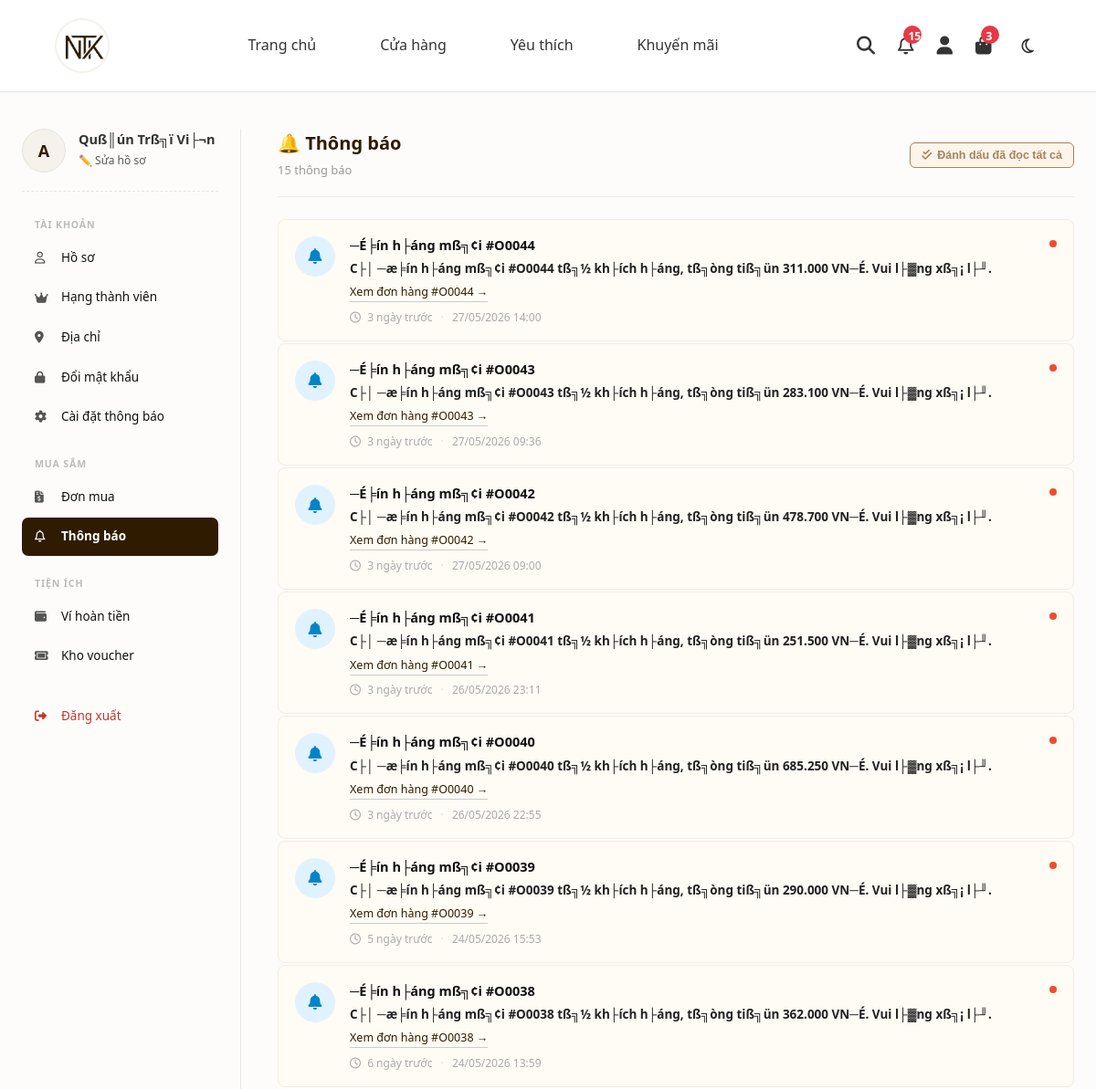
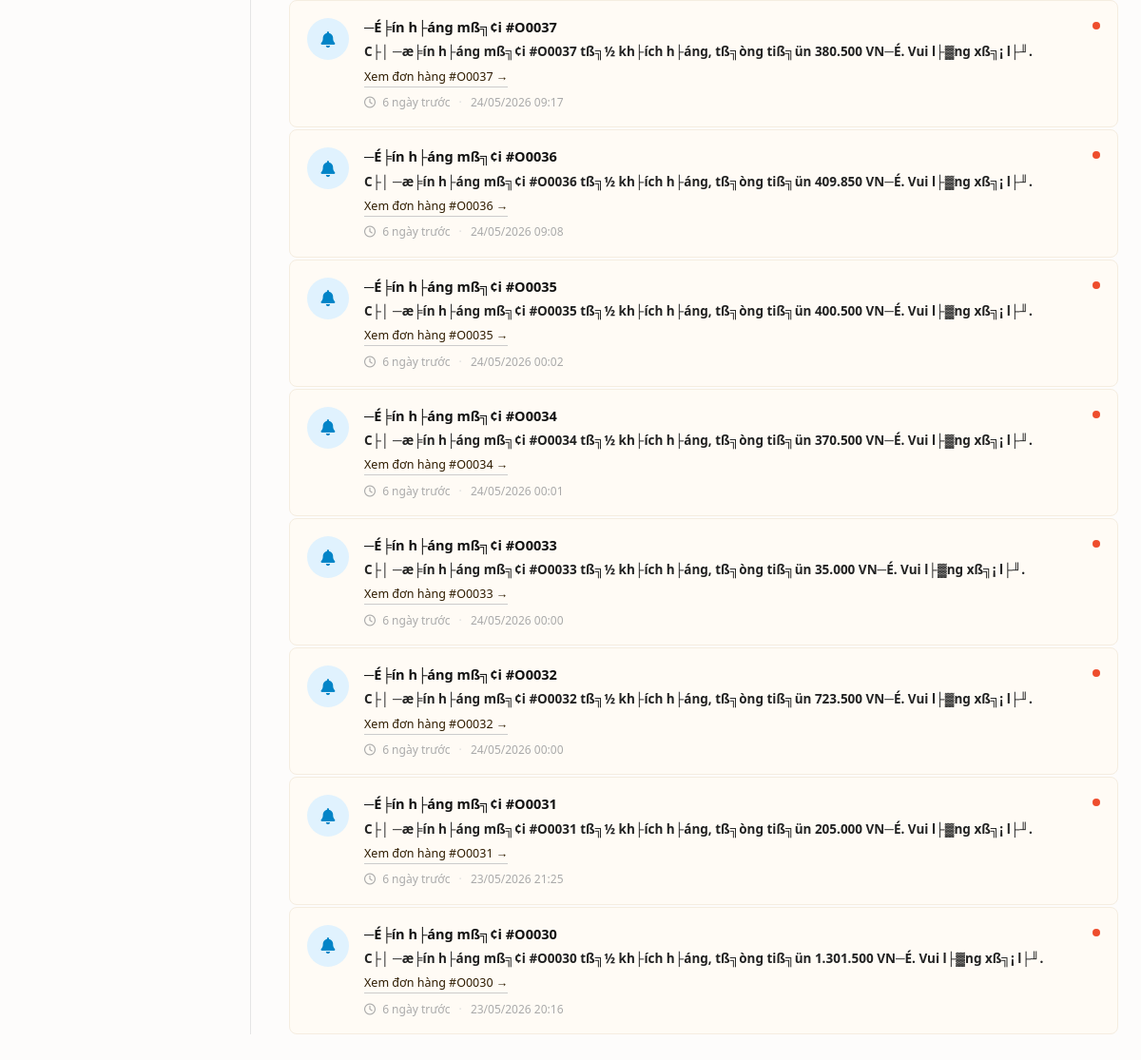
/views/user/dashboard.php?view=thongbao (signed in), run on the app's committed database (2 pictures, top to bottom).
### tables this page shows
CREATE TABLE `users` (
  `user_id` char(5) NOT NULL,
  `username` varchar(50) NOT NULL,
  `password` varchar(50) NOT NULL,
  `fullname` varchar(100) DEFAULT NULL,
  `email` varchar(100) DEFAULT NULL,
  `phonenumber` varchar(10) DEFAULT NULL,
  `address` text DEFAULT NULL,
  `verification_code` varchar(6) DEFAULT NULL,
  `verification_code_expires_at` datetime DEFAULT NULL,
  `is_verified` int(11) DEFAULT 0,
  `role` int(11) DEFAULT 0,
  `status` int(11) DEFAULT 1,
  `created_at` datetime DEFAULT current_timestamp(),
  `total_orders` int(11) DEFAULT 0,
  `total_spend` decimal(15,2) DEFAULT 0.00,
  `bank_name` varchar(100) DEFAULT NULL,
  `bank_account_number` varchar(20) DEFAULT NULL,
  `bank_account_name` varchar(100) DEFAULT NULL,
  `wallet_balance` decimal(15,2) DEFAULT 0.00,
  `current_points` int(11) DEFAULT 0,
  `accumulated_points` int(11) DEFAULT 0,
  `tier` varchar(20) DEFAULT 'Member',
  PRIMARY KEY (`user_id`),
  UNIQUE KEY `username` (`username`)
);

CREATE TABLE `notifications` (
  `noti_id` int(11) NOT NULL AUTO_INCREMENT,
  `user_id` char(5) DEFAULT NULL,
  `type` varchar(50) DEFAULT 'system',
  `title` varchar(200) NOT NULL,
  `message` varchar(500) NOT NULL,
  `related_order_id` char(5) DEFAULT NULL,
  `is_read` tinyint(1) DEFAULT 0,
  `created_at` datetime DEFAULT current_timestamp(),
  PRIMARY KEY (`noti_id`),
  KEY `idx_noti_user` (`user_id`),
  KEY `idx_noti_order` (`related_order_id`)
);

### src/views/user/notifications.php (the view, shortened to what this page needs)
<?php
$user_id = $_SESSION['user_id'];
$notifications = [];
try {
    $sql = "SELECT * FROM notifications WHERE user_id = :uid ORDER BY created_at DESC LIMIT 50";
    $stmt = $conn->prepare($sql);
    $stmt->execute(['uid' => $user_id]);
    $notifications = $stmt->fetchAll(PDO::FETCH_ASSOC);
} catch (PDOException $e) {
}
usort($notifications, function($a, $b) {
    return strtotime($b['created_at']) <=> strtotime($a['created_at']);
});
function getNotiStyle($type) {
    $map = [
        'order_placed'            => ['icon' => 'fa-solid fa-bag-shopping',     'color' => 'icon-blue'],
        'order_pending_payment'   => ['icon' => 'fa-solid fa-clock',            'color' => 'icon-orange'],
        'order_confirmed'         => ['icon' => 'fa-solid fa-circle-check',     'color' => 'icon-green'],
        'order_shipping'          => ['icon' => 'fa-solid fa-truck-fast',        'color' => 'icon-orange'],
        'order_completed'         => ['icon' => 'fa-solid fa-star',             'color' => 'icon-green'],
        'order_cancelled'         => ['icon' => 'fa-regular fa-circle-xmark',   'color' => 'icon-red'],
        'return_request'          => ['icon' => 'fa-solid fa-rotate-left',       'color' => 'icon-orange'],
        'return_approved'         => ['icon' => 'fa-solid fa-thumbs-up',         'color' => 'icon-green'],
        'return_rejected'         => ['icon' => 'fa-solid fa-ban',              'color' => 'icon-red'],
        'refund_done'             => ['icon' => 'fa-solid fa-wallet',           'color' => 'icon-green'],
        'delivery_failed'         => ['icon' => 'fa-solid fa-triangle-exclamation', 'color' => 'icon-red'],
        'cancel_approved'         => ['icon' => 'fa-solid fa-circle-xmark',     'color' => 'icon-red'],
        'cancel_rejected'         => ['icon' => 'fa-solid fa-ban',              'color' => 'icon-red'],
        'order_update'            => ['icon' => 'fa-solid fa-bell',             'color' => 'icon-blue'],
    ];
    return $map[$type] ?? ['icon' => 'fa-solid fa-bell', 'color' => 'icon-blue'];
}
function timeAgo($datetime) {
    $now  = new DateTime();
    $time = new DateTime($datetime);
    $diff = $now->diff($time);
    if ($diff->d === 0 && $diff->h === 0) {
        return $diff->i <= 1 ? 'Vừa xong' : $diff->i . ' phút trước';
    } elseif ($diff->d === 0) {
        return $diff->h . ' giờ trước';
    } elseif ($diff->d === 1) {
        return 'Hôm qua';
    } elseif ($diff->d < 7) {
        return $diff->d . ' ngày trước';
    } else {
        return date('d/m/Y', strtotime($datetime));
    }
}
?>
<div class="noti-page-header" style="display: flex; justify-content: space-between; align-items: center;">
    <div>
        <h2 class="noti-page-title">🔔 Thông báo</h2>
        <span style="font-size:13px; color:#999;" id="user-noti-count"><?= count($notifications) ?> thông báo</span>
    </div>
    <?php
    $unread_count = count(array_filter($notifications, function($n) { return !$n['is_read']; }));
    if ($unread_count > 0):
    ?>
    <button class="btn-user-mark-all-read" onclick="userMarkAllRead(event)" style="background: #fdf5ea; color: #a6825c; border: 1px solid #a6825c; padding: 6px 12px; border-radius: 6px; font-weight: 600; font-size: 12.5px; cursor: pointer; display: flex; align-items: center; gap: 6px; transition: all 0.2s;">
        <i class="fa-solid fa-check-double"></i> Đánh dấu đã đọc tất cả
    </button>
    <?php endif; ?>
</div>
<div class="noti-list">
    <?php if (empty($notifications)): ?>
        <div class="noti-empty">
            <i class="fa-regular fa-bell-slash"></i>
            <p>Bạn chưa có thông báo nào.</p>
        </div>
    <?php else: ?>
        <?php foreach ($notifications as $noti): ?>
            <?php
            $style     = getNotiStyle($noti['type']);
            $is_unread = !$noti['is_read'];
            ?>
            <div class="noti-item <?= $is_unread ? 'unread' : '' ?>" data-id="<?= htmlspecialchars($noti['noti_id']) ?>">
                <div class="noti-icon <?= $style['color'] ?>">
                    <i class="<?= $style['icon'] ?>"></i>
                </div>
                <div class="noti-body">
                    <div class="noti-title"><?= htmlspecialchars($noti['title']) ?></div>
                    <div class="noti-msg"><?= htmlspecialchars($noti['message']) ?></div>
                    <?php if (!empty($noti['related_order_id'])): ?>
                        <a href="dashboard.php?view=chitietdonhang&id=<?= htmlspecialchars($noti['related_order_id']) ?>"
                           class="noti-order-link">
                            Xem đơn hàng #<?= htmlspecialchars($noti['related_order_id']) ?> →
                        </a>
                    <?php endif; ?>
                    <div class="noti-time">
                        <i class="fa-regular fa-clock" style="margin-right:4px;"></i>
                        <?= timeAgo($noti['created_at']) ?>
                        <span style="color:#ddd; margin:0 6px;">·</span>
                        <?= date('d/m/Y H:i', strtotime($noti['created_at'])) ?>
                    </div>
                </div>
                <?php if ($is_unread): ?>
                    <div class="unread-dot" title="Chưa đọc"></div>
                <?php endif; ?>
            </div>
        <?php endforeach; ?>
    <?php endif; ?>
</div>

### src/views/user/dashboard.php (shortened to what this page needs)
<?php
require_once __DIR__ . '/../../config/database.php';
try {
    $stmt = $conn->prepare("SELECT * FROM users WHERE user_id = :user_id");
    $stmt->execute(['user_id' => $_SESSION['user_id']]);
    $current_user = $stmt->fetch(PDO::FETCH_ASSOC);
} catch (PDOException $e) {
    echo "Lỗi: " . $e->getMessage();
    exit;
}
$view = isset($_GET['view']) ? $_GET['view'] : 'hoso';
?>
<!DOCTYPE html>
<html lang="vi">
<head>
    <link rel="stylesheet" href="https://cdnjs.cloudflare.com/ajax/libs/font-awesome/6.4.0/css/all.min.css">
    <link rel="stylesheet" href="../../assets/css/style.css">
</head>
<body>
<?php
require realpath(__DIR__ . '/../../includes/header.php');
?>
<div class="dashboard-wrap">
    <aside class="dashboard-sidebar">
        <div class="user-card">
            <div class="user-avatar"><?= strtoupper(substr($current_user['username'], 0, 1)) ?></div>
            <div>
                <div class="user-name"><?= htmlspecialchars($current_user['fullname'] ?: $current_user['username']) ?></div>
                <a href="dashboard.php?view=hoso" class="user-edit">✏️ Sửa hồ sơ</a>
            </div>
        </div>
        <div class="menu-section-title">Tài khoản</div>
        <ul class="sidebar-menu">
            <li><a href="dashboard.php?view=hoso"       class="<?= $view=='hoso'       ? 'active' : '' ?>"><i class="fa-regular fa-user"></i>Hồ sơ</a></li>
            <li><a href="dashboard.php?view=hangthanhvien" class="<?= $view=='hangthanhvien' ? 'active' : '' ?>"><i class="fa-solid fa-crown"></i>Hạng thành viên</a></li>
            <li><a href="dashboard.php?view=diachi"     class="<?= $view=='diachi'     ? 'active' : '' ?>"><i class="fa-solid fa-location-dot"></i>Địa chỉ</a></li>
            <li><a href="dashboard.php?view=doimatkhau" class="<?= $view=='doimatkhau' ? 'active' : '' ?>"><i class="fa-solid fa-lock"></i>Đổi mật khẩu</a></li>
            <li><a href="dashboard.php?view=caidat"     class="<?= $view=='caidat'     ? 'active' : '' ?>"><i class="fa-solid fa-gear"></i>Cài đặt thông báo</a></li>
        </ul>
        <div class="menu-section-title">Mua sắm</div>
        <ul class="sidebar-menu">
            <li><a href="dashboard.php?view=donmua"   class="<?= $view=='donmua'   ? 'active' : '' ?>"><i class="fa-solid fa-file-invoice-dollar"></i>Đơn mua</a></li>
            <li><a href="dashboard.php?view=thongbao" class="<?= $view=='thongbao' ? 'active' : '' ?>"><i class="fa-regular fa-bell"></i>Thông báo</a></li>
        </ul>
        <div class="menu-section-title">Tiện ích</div>
        <ul class="sidebar-menu">
            <li><a href="dashboard.php?view=vihoantien" class="<?= $view=='vihoantien' ? 'active' : '' ?>"><i class="fa-solid fa-wallet"></i>Ví hoàn tiền</a></li>
            <li><a href="dashboard.php?view=khovoucher" class="<?= ($view=='khovoucher'||$view=='all_coupons') ? 'active' : '' ?>"><i class="fa-solid fa-ticket"></i>Kho voucher</a></li>
        </ul>
        <div style="margin-top: 24px;">
            <ul class="sidebar-menu">
                <li><a href="../logout.php" class="logout"><i class="fa-solid fa-right-from-bracket"></i>Đăng xuất</a></li>
            </ul>
        </div>
    </aside>
    <main class="dashboard-content">
        <?php
            switch ($view) {
                case 'thongbao':       include 'notifications.php';        break;
            }
        ?>
    </main>
</div>
</body>
</html>

### src/assets/css/style.css (style rules this page uses)
:root { --primary-color: #2f1c00; --bg-color: #ffffff; --beige-color: #f5f1eb; --border-color: #e5e5e5; --text-color: #111111; --font-main: 'Helvetica Neue', Arial, sans-serif; }
* { margin: 0; padding: 0; box-sizing: border-box; }
body { font-family: var(--font-main); color: var(--text-color); background-color: var(--bg-color); line-height: 1.6; }
a { text-decoration: none; color: inherit; transition: color 0.3s ease; }
ul { list-style: none; }
body { margin: 0; font-family: 'Segoe UI', Arial, sans-serif; background: #fdfcfb; color: #333; }

### src/views/user/dashboard.php (style rules this page uses)
:root { --primary: #2f1c00; --bg: #ffffff; --beige: #f5f1eb; --border: #e5e5e5; --text: #111111; --muted: #555555; }
* { box-sizing: border-box; }
html, body { margin: 0; padding: 0; }
body { font-family: "Helvetica Neue", Helvetica, Arial, sans-serif; background: var(--bg); color: var(--text); }
.dashboard-wrap { display: flex; max-width: 1240px; margin: 40px auto 60px; padding: 0 24px; gap: 0; min-height: 600px; }
.dashboard-sidebar { width: 240px; flex-shrink: 0; padding-right: 24px; border-right: 1px solid var(--border); }
.user-card { display: flex; align-items: center; margin-bottom: 28px; padding-bottom: 20px; border-bottom: 1px dashed var(--border); }
.user-avatar { width: 48px; height: 48px; border-radius: 50%; background: var(--beige); border: 1.5px solid var(--border); display: flex; align-items: center; justify-content: center; font-size: 18px; font-weight: 700; color: var(--primary); margin-right: 14px; flex-shrink: 0; }
.user-name { font-weight: 600; font-size: 14.5px; line-height: 1.3; }
.user-edit { font-size: 12px; color: var(--muted); text-decoration: none; }
.menu-section-title { font-size: 10.5px; font-weight: 700; color: #bbb; letter-spacing: 0.9px; text-transform: uppercase; margin: 22px 0 7px 14px; }
.sidebar-menu { list-style: none; padding: 0; margin: 0; }
.sidebar-menu a { display: flex; align-items: center; padding: 10px 14px; border-radius: 7px; font-size: 13.5px; color: var(--text); text-decoration: none; margin-bottom: 2px; transition: background 0.18s, color 0.18s; }
.sidebar-menu a i { width: 18px; margin-right: 11px; color: var(--muted); font-size: 13px; transition: color 0.18s; }
.sidebar-menu a.active { background: var(--primary); color: #fff; font-weight: 600; }
.sidebar-menu a.active i { color: #fff; }
.sidebar-menu a.logout { color: #c0392b; }
.sidebar-menu a.logout i { color: #c0392b; }
.dashboard-content { flex: 1; padding-left: 40px; min-width: 0; }

### src/views/user/notifications.php (style rules this page uses)
.noti-page-header { display: flex; justify-content: space-between; align-items: center; margin-bottom: 24px; padding-bottom: 16px; border-bottom: 1px solid #eee; }
.noti-page-title { font-size: 20px; font-weight: 700; color: #2f1c00; margin: 0; }
.noti-list { display: flex; flex-direction: column; gap: 2px; }
.noti-item { display: flex; align-items: flex-start; padding: 16px 18px; border-radius: 8px; gap: 16px; transition: background 0.15s; cursor: default; border: 1px solid transparent; }
.noti-item.unread { background: #fffbf5; border-color: #f5ede0; }
.noti-icon { width: 44px; height: 44px; border-radius: 50%; display: flex; align-items: center; justify-content: center; font-size: 17px; flex-shrink: 0; margin-top: 2px; }
.icon-blue { background: #e0f2fe; color: #0284c7; }
.noti-body { flex: 1; min-width: 0; }
.noti-item .noti-title { font-size: 14.5px; font-weight: 500; color: #555; margin-bottom: 4px; white-space: nowrap; overflow: hidden; text-overflow: ellipsis; }
.noti-item.unread .noti-title { font-weight: bold; color: #111; }
.noti-item .noti-msg { font-size: 13.5px; color: #666; line-height: 1.5; font-weight: normal; }
.noti-item.unread .noti-msg { font-weight: 600; color: #222; }
.noti-time { font-size: 12px; color: #aaa; margin-top: 6px; }
.noti-order-link { display: inline-block; margin-top: 6px; font-size: 12.5px; color: #2f1c00; text-decoration: none; font-weight: 500; border-bottom: 1px solid #ccc; }
.unread-dot { width: 8px; height: 8px; border-radius: 50%; background: #ee4d2d; flex-shrink: 0; margin-top: 6px; }

### data on the page
users: username "A", fullname "Quß║ún Trß╗ï Vi├¬n"
notifications: title "─É╞ín h├áng mß╗¢i #O0044", message "C├│ ─æ╞ín h├áng mß╗¢i #O0044 tß╗½ kh├ích h├áng, tß╗òng tiß╗ün 311.000 VN─É. Vui l├▓ng xß╗¡ l├╜.", related_order "O0044", created_at "3 ngày trước", created_at "27/05/2026 14:00", is_read 0 (drawn)
notifications: title "─É╞ín h├áng mß╗¢i #O0043", message "C├│ ─æ╞ín h├áng mß╗¢i #O0043 tß╗½ kh├ích h├áng, tß╗òng tiß╗ün 283.100 VN─É. Vui l├▓ng xß╗¡ l├╜.", related_order "O0043", created_at "3 ngày trước", created_at "27/05/2026 09:36", is_read 0 (drawn)
notifications: title "─É╞ín h├áng mß╗¢i #O0042", message "C├│ ─æ╞ín h├áng mß╗¢i #O0042 tß╗½ kh├ích h├áng, tß╗òng tiß╗ün 478.700 VN─É. Vui l├▓ng xß╗¡ l├╜.", related_order "O0042", created_at "3 ngày trước", created_at "27/05/2026 09:00", is_read 0 (drawn)
notifications: title "─É╞ín h├áng mß╗¢i #O0041", message "C├│ ─æ╞ín h├áng mß╗¢i #O0041 tß╗½ kh├ích h├áng, tß╗òng tiß╗ün 251.500 VN─É. Vui l├▓ng xß╗¡ l├╜.", related_order "O0041", created_at "3 ngày trước", created_at "26/05/2026 23:11", is_read 0 (drawn)
notifications: title "─É╞ín h├áng mß╗¢i #O0040", message "C├│ ─æ╞ín h├áng mß╗¢i #O0040 tß╗½ kh├ích h├áng, tß╗òng tiß╗ün 685.250 VN─É. Vui l├▓ng xß╗¡ l├╜.", related_order "O0040", created_at "3 ngày trước", created_at "26/05/2026 22:55", is_read 0 (drawn)
notifications: title "─É╞ín h├áng mß╗¢i #O0039", message "C├│ ─æ╞ín h├áng mß╗¢i #O0039 tß╗½ kh├ích h├áng, tß╗òng tiß╗ün 290.000 VN─É. Vui l├▓ng xß╗¡ l├╜.", related_order "O0039", created_at "5 ngày trước", created_at "24/05/2026 15:53", is_read 0 (drawn)
notifications: title "─É╞ín h├áng mß╗¢i #O0038", message "C├│ ─æ╞ín h├áng mß╗¢i #O0038 tß╗½ kh├ích h├áng, tß╗òng tiß╗ün 362.000 VN─É. Vui l├▓ng xß╗¡ l├╜.", related_order "O0038", created_at "6 ngày trước", created_at "24/05/2026 13:59", is_read 0 (drawn)
notifications: title "─É╞ín h├áng mß╗¢i #O0037", message "C├│ ─æ╞ín h├áng mß╗¢i #O0037 tß╗½ kh├ích h├áng, tß╗òng tiß╗ün 380.500 VN─É. Vui l├▓ng xß╗¡ l├╜.", related_order "O0037", created_at "6 ngày trước", created_at "24/05/2026 09:17", is_read 0 (drawn)
notifications: title "─É╞ín h├áng mß╗¢i #O0036", message "C├│ ─æ╞ín h├áng mß╗¢i #O0036 tß╗½ kh├ích h├áng, tß╗òng tiß╗ün 409.850 VN─É. Vui l├▓ng xß╗¡ l├╜.", related_order "O0036", created_at "6 ngày trước", created_at "24/05/2026 09:08", is_read 0 (drawn)
notifications: title "─É╞ín h├áng mß╗¢i #O0035", message "C├│ ─æ╞ín h├áng mß╗¢i #O0035 tß╗½ kh├ích h├áng, tß╗òng tiß╗ün 400.500 VN─É. Vui l├▓ng xß╗¡ l├╜.", related_order "O0035", created_at "6 ngày trước", created_at "24/05/2026 00:02", is_read 0 (drawn)
notifications: title "─É╞ín h├áng mß╗¢i #O0034", message "C├│ ─æ╞ín h├áng mß╗¢i #O0034 tß╗½ kh├ích h├áng, tß╗òng tiß╗ün 370.500 VN─É. Vui l├▓ng xß╗¡ l├╜.", related_order "O0034", created_at "6 ngày trước", created_at "24/05/2026 00:01", is_read 0 (drawn)
notifications: title "─É╞ín h├áng mß╗¢i #O0033", message "C├│ ─æ╞ín h├áng mß╗¢i #O0033 tß╗½ kh├ích h├áng, tß╗òng tiß╗ün 35.000 VN─É. Vui l├▓ng xß╗¡ l├╜.", related_order "O0033", created_at "6 ngày trước", created_at "24/05/2026 00:00", is_read 0 (drawn)
notifications: title "─É╞ín h├áng mß╗¢i #O0032", message "C├│ ─æ╞ín h├áng mß╗¢i #O0032 tß╗½ kh├ích h├áng, tß╗òng tiß╗ün 723.500 VN─É. Vui l├▓ng xß╗¡ l├╜.", related_order "O0032", created_at "6 ngày trước", created_at "24/05/2026 00:00", is_read 0 (drawn)
notifications: title "─É╞ín h├áng mß╗¢i #O0031", message "C├│ ─æ╞ín h├áng mß╗¢i #O0031 tß╗½ kh├ích h├áng, tß╗òng tiß╗ün 205.000 VN─É. Vui l├▓ng xß╗¡ l├╜.", related_order "O0031", created_at "6 ngày trước", created_at "23/05/2026 21:25", is_read 0 (drawn)
notifications: title "─É╞ín h├áng mß╗¢i #O0030", message "C├│ ─æ╞ín h├áng mß╗¢i #O0030 tß╗½ kh├ích h├áng, tß╗òng tiß╗ün 1.301.500 VN─É. Vui l├▓ng xß╗¡ l├╜.", related_order "O0030", created_at "6 ngày trước", created_at "23/05/2026 20:16", is_read 0 (drawn)

### other printed values
$unread_noti_count "15"
$cart_count "3"
count($notifications) "15"
